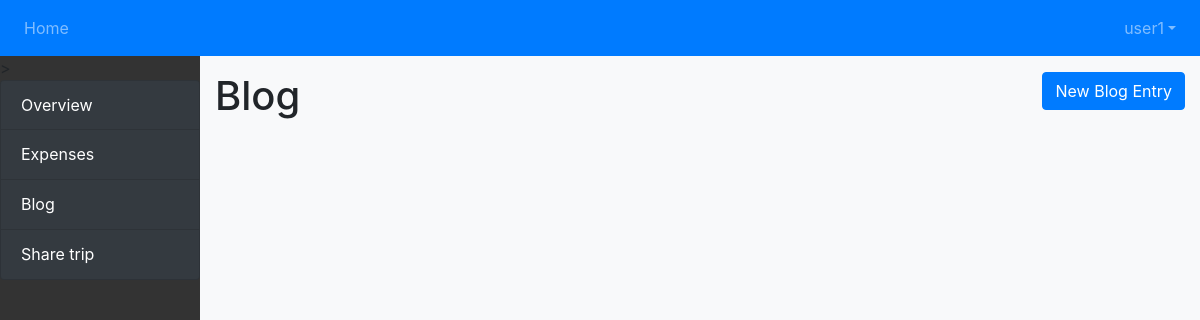
Page /trip/8/blog (signed in) on the earlier database version.
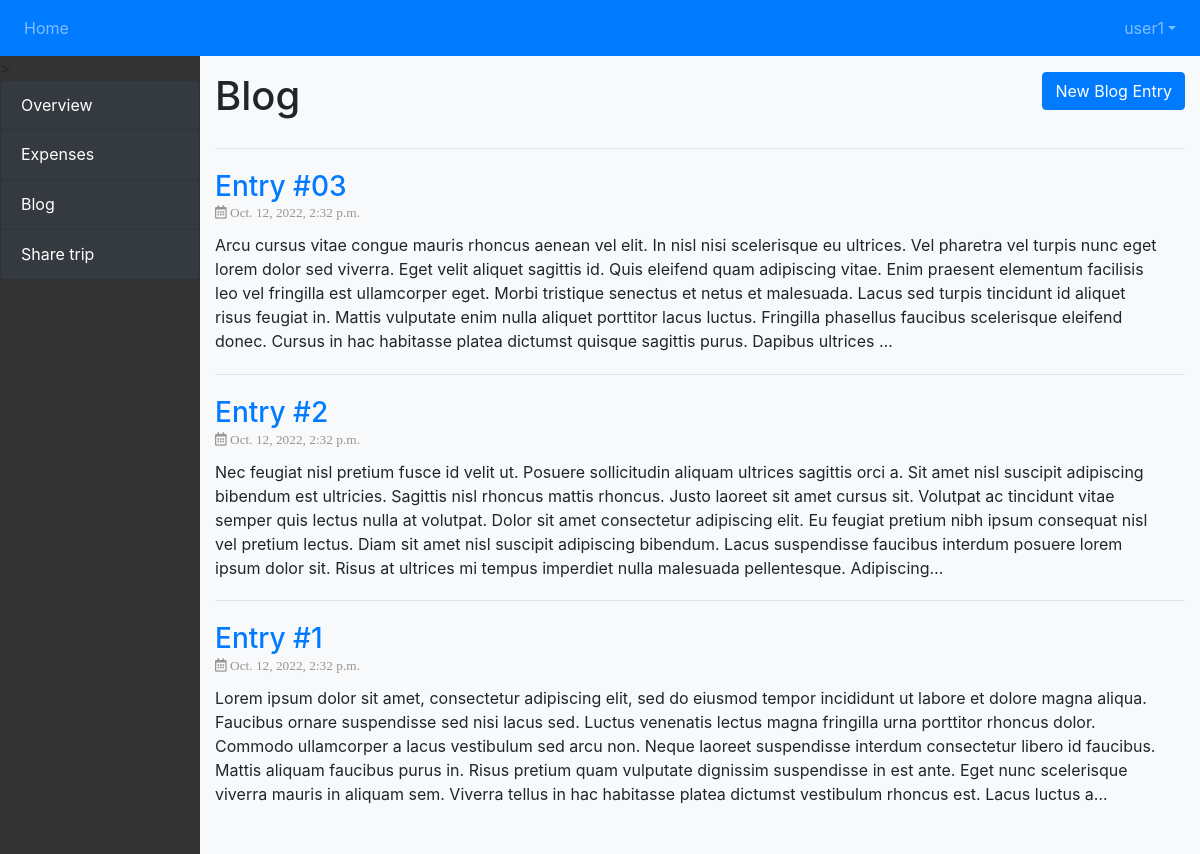
Same page on the later database version.
### tracker/models.py (models this page shows)
class Blog(models.Model):
    trip = models.ForeignKey(Trip, on_delete=models.CASCADE)
    title = models.CharField(max_length = 150)
    post = models.TextField()
    comments = models.ManyToManyField(settings.AUTH_USER_MODEL, through='Comment', related_name='comments_owned')
    created_at = models.DateTimeField(auto_now_add=True)

### tracker/views.py (the view)
# urls.py: path('trip/<int:pk>/blog', views.TripBlog.as_view(), name='trip_blog'),
class TripBlog(LoginRequiredMixin, DetailView): #List of all the blog entries for the trip
    template_name = 'tracker/trip_blog.html'
    def get(self, request, pk): #Get all the blog entries associated with the trip
        user_can_access = check_user_has_access_to_trip(trip_id=pk, request_user_id=request.user.id)
        if user_can_access:
            this_trip = Trip.objects.get(pk=pk)
            blog_posts = Blog.objects.filter(trip=this_trip).order_by('id').reverse()
            ctx = {'trip': this_trip, 'blog_posts' : blog_posts}
            return render(request, self.template_name, ctx)
        else:
            raise Http404('Access denied')

### tracker/utils.py (called while the page is built)
def check_user_has_access_to_trip(trip_id, request_user_id):
    this_trip = get_object_or_404(Trip, id=trip_id)
    this_trip_users = this_trip.groups.values('id')
    this_trip_users = [user['id'] for user in this_trip_users]
    if request_user_id in this_trip_users:
        return True
    else:
        return False

### tracker/templates/tracker/trip_blog.html (shortened to what this page needs)
{% extends "base_sidebar.html" %}
{% load crispy_forms_tags %}
{% block sidecontent %}
{% load static %}
{% include "delete_modal.html" %}
<a class="btn btn-primary" id="addModal" href="{% url 'tracker:trip_blog_create' trip.id%}"> New Blog Entry </a>
<h1>Blog</h1>
<div class='spacer'></div>
{% if blog_posts%}
<table class='table'>
{% for blog in blog_posts %}
<tr class='blogentry'>
    <td>
    <div class='blogtitle'><a href="{% url 'tracker:blog_detail' trip.id blog.id%}"> <h3>{{blog.title}}</h3> </div>
    <div class='blogdate'>
        <i class='far fa-calendar-alt'>
        {{blog.created_at}}
        </i>
    </div>
    <div class='blogpost'>{{blog.post | truncatechars:600}}</div>
    </td>
</tr>
{% endfor %}
</table>
{% endif %}
{% endblock %}

Differences in the rows shown:
added Blog: title "Entry #03", created_at "Oct. 12, 2022, 2:32 p.m.", post "Arcu cursus vitae congue mauris rhoncus aenean vel elit. In nisl nisi scelerisque eu ultrices. Vel pharetra vel turpis nunc eget lorem dolor sed viverra. Eget velit aliquet sagittis id. Quis eleifend quam adipiscing vitae. Enim praesent elementum facilisis leo vel fringilla est ullamcorper eget. Morbi tristique senectus et netus et malesuada. Lacus sed turpis tincidunt id aliquet risus feugiat in. Mattis vulputate enim nulla aliquet porttitor lacus luctus. Fringilla phasellus faucibus scelerisque eleifend donec. Cursus in hac habitasse platea dictumst quisque sagittis purus. Dapibus ultrices …"
added Blog: title "Entry #2", created_at "Oct. 12, 2022, 2:32 p.m.", post "Nec feugiat nisl pretium fusce id velit ut. Posuere sollicitudin aliquam ultrices sagittis orci a. Sit amet nisl suscipit adipiscing bibendum est ultricies. Sagittis nisl rhoncus mattis rhoncus. Justo laoreet sit amet cursus sit. Volutpat ac tincidunt vitae semper quis lectus nulla at volutpat. Dolor sit amet consectetur adipiscing elit. Eu feugiat pretium nibh ipsum consequat nisl vel pretium lectus. Diam sit amet nisl suscipit adipiscing bibendum. Lacus suspendisse faucibus interdum posuere lorem ipsum dolor sit. Risus at ultrices mi tempus imperdiet nulla malesuada pellentesque. Adipiscing…"
added Blog: title "Entry #1", created_at "Oct. 12, 2022, 2:32 p.m.", post "Lorem ipsum dolor sit amet, consectetur adipiscing elit, sed do eiusmod tempor incididunt ut labore et dolore magna aliqua. Faucibus ornare suspendisse sed nisi lacus sed. Luctus venenatis lectus magna fringilla urna porttitor rhoncus dolor. Commodo ullamcorper a lacus vestibulum sed arcu non. Neque laoreet suspendisse interdum consectetur libero id faucibus. Mattis aliquam faucibus purus in. Risus pretium quam vulputate dignissim suspendisse in est ante. Eget nunc scelerisque viverra mauris in aliquam sem. Viverra tellus in hac habitasse platea dictumst vestibulum rhoncus est. Lacus luctus a…"
